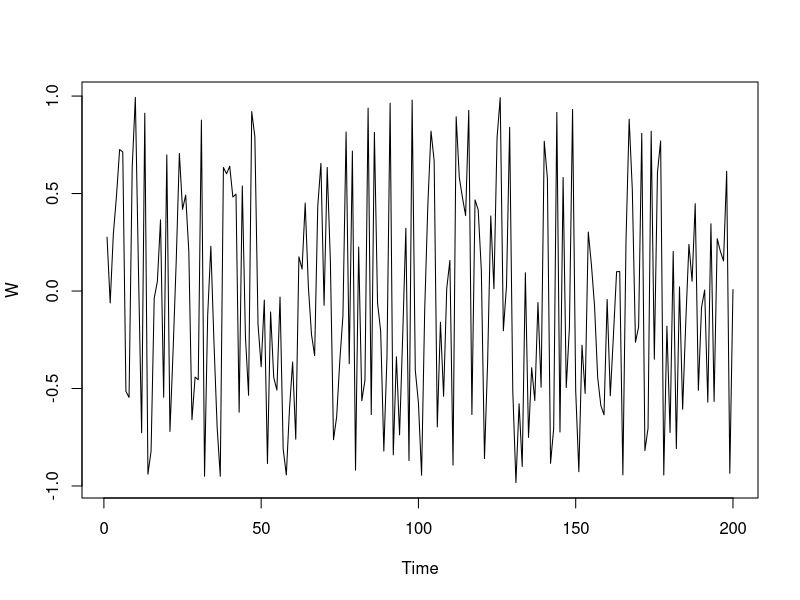
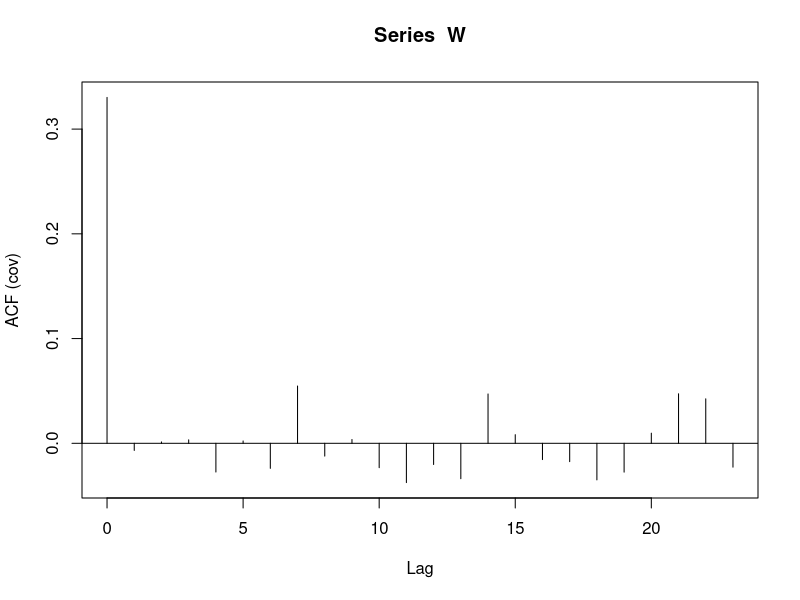
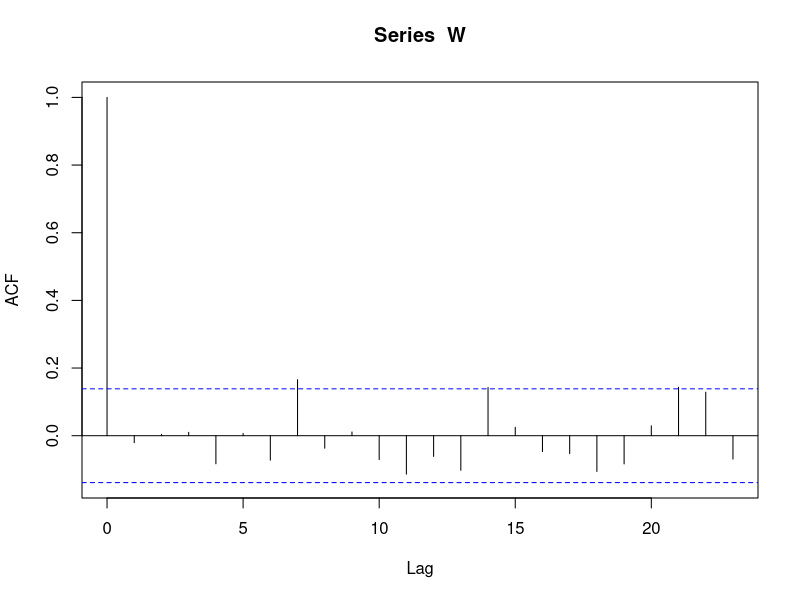

Generate these figures, in order, with R: (Note: this script raises an error after producing the figures.)
# Uniform White Noise

W = runif(200, -1, 1)
W = ts(W)
plot(W)

acf(W, type = 'covariance')
acf(W)

# Box-Pierce Test and Ljung-Box Test

k = 50 # Test different lags
Box.test(w, lag = k, type = 'Box-Pierce')
Box.test(w, lag = k, type = 'Ljung-Box')

# Moving Average

W = runif(200, 0, 1)
X = filter(w, c(1, 1, 1), sides = 1, method = 'convolution')
X = ts(X)
plot(X)

acf(X, type = 'covariance') # Error: missing values

W = runif(200, 0, 1)
X = filter(W, c(1, 1, 1), sides = 1, method = 'convolution')
X = ts(X[3: 200])
plot(X)
acf(X, type = 'covariance') # Good
acf(X)

k = 2
Box.test(W, lag = k, type = 'Box-Pierce') # To get a small p-value
Box.test(W, lag = k, type = 'Ljung-Box')